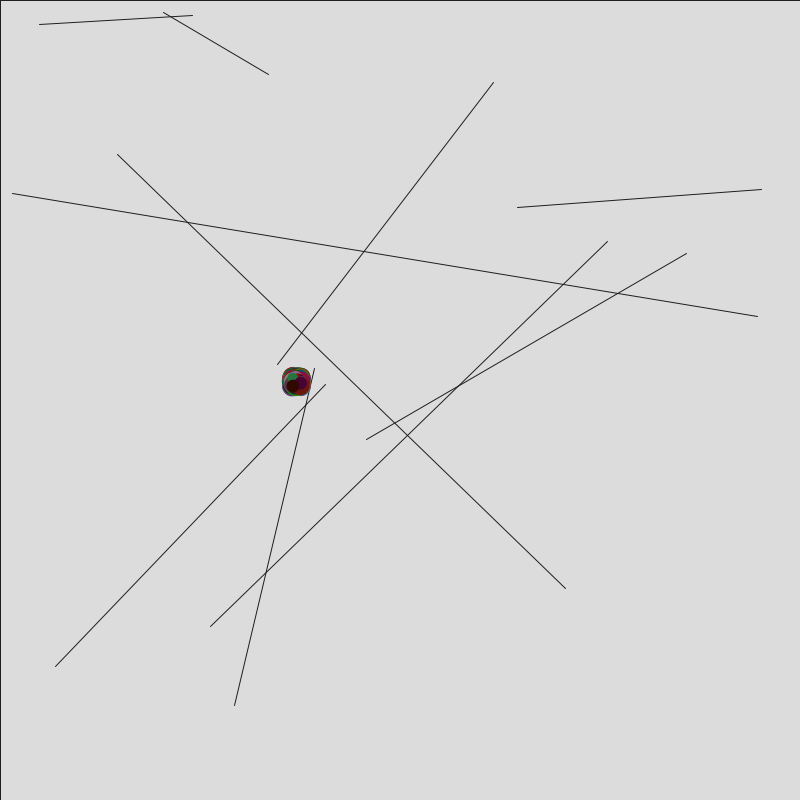
Frame 1 (no input)
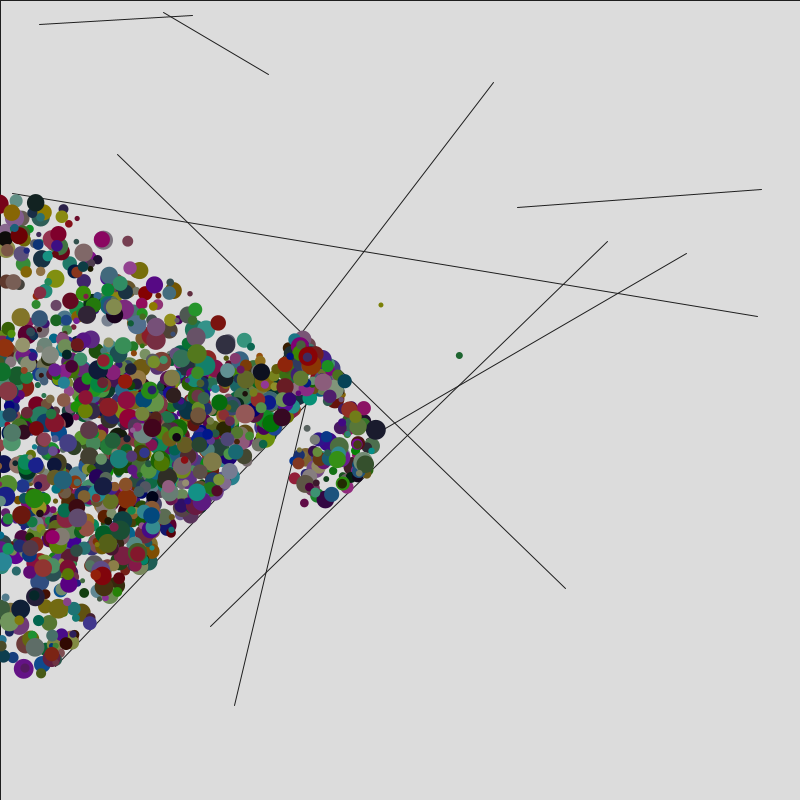
Frame 60 (the mouse pressed at the canvas centre just before this capture)
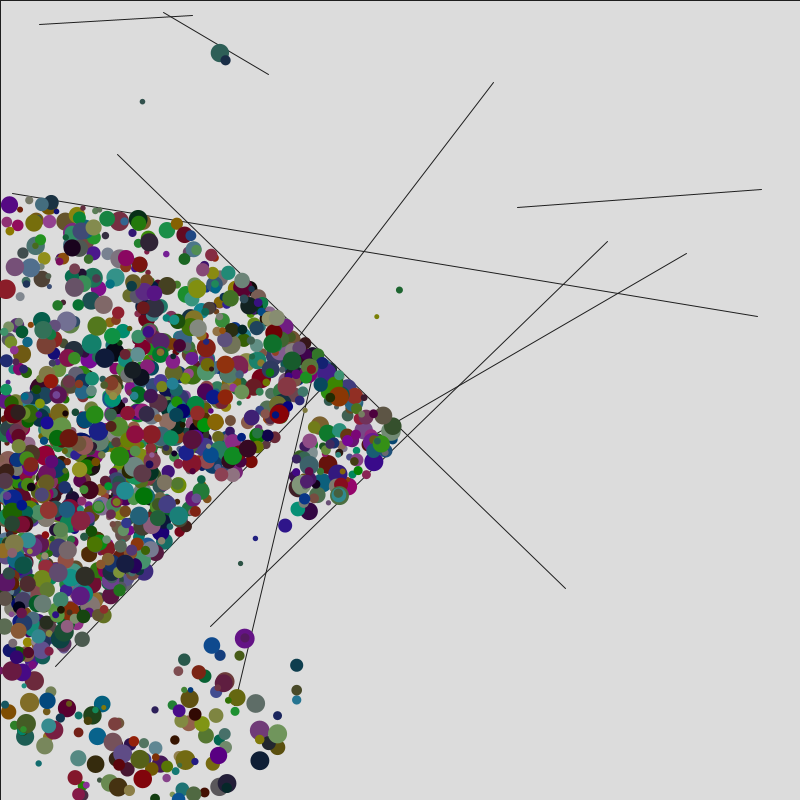
Frame 120 (the mouse held since frame 60 and released just before this capture)

The Processing sketch that drew these frames (run headless with seeded random() and noise(); from frame 60 on, the mouse is pressed at the canvas centre):

// Processing sketch: s050_ballsandwalls
// ── s050_ballsandwalls.pde
int numWalls = 10;
ArrayList<boundary> walls;

int numBalls = 1500;
ArrayList<ball> balls;
float maxBallVel = 5f;

boolean drawPoints = false;
boolean randomStarts = false;

void setup(){
  size(800, 800);
  walls = new ArrayList<boundary>();
  walls.add(new boundary(0,0,width,0));
  walls.add(new boundary(0,0,0,height));
  walls.add(new boundary(0,height,width,height));
  walls.add(new boundary(width,0,width,height));
  for(int i = 0; i < numWalls; i++){
    walls.add(new boundary(random(width), random(height), random(width), random(height)));
  }
  PVector startpos = new PVector(random(width), random(height));
  balls = new ArrayList<ball>();
  for(int i = 0; i < numBalls; i++){
    if(randomStarts) startpos = new PVector(random(width), random(height));
    balls.add(new ball(startpos, new PVector(random(-maxBallVel, maxBallVel), random(-maxBallVel, maxBallVel)), color(random(0,150), random(0,150), random(0,150)), random(5,20)));
  }
}

void draw(){
  background(220);
  for(boundary b: walls){
    b.show();
  }
  for(ball b: balls){
    b.tick();
    b.show();
  }
  println(frameRate);
}

class ball{
  PVector pos, vel;
  color colour;
  float size;
  boundary lastHit = null;
  
  ball(PVector _pos, PVector _vel, color _c, float _s){
    pos = new PVector(_pos.x, _pos.y); vel = new PVector(_vel.x, _vel.y); colour = _c; size = _s;
  }
  
  void tick(){
    // http://www.jeffreythompson.org/collision-detection/line-circle.php
    for(boundary b: walls){
      if(b == lastHit) continue;
      float dot = ( ((pos.x-b.a.x)*(b.b.x-b.a.x)) + ((pos.y-b.a.y)*(b.b.y-b.a.y)) ) / (b.len * b.len);
      float closestX = b.a.x + (dot * (b.b.x-b.a.x));
      float closestY = b.a.y + (dot * (b.b.y-b.a.y));
      if(!linePoint(new PVector(closestX, closestY), b)) continue;
      if(drawPoints){
        stroke(colour);
        noFill();
        rectMode(CENTER);
        rect(closestX, closestY, 10, 10);
      }
      float distX = closestX - pos.x;
      float distY = closestY - pos.y;
      float d2 = (distX * distX) + (distY * distY);
      if(d2 <= size){
        PVector ref = PVector.sub(vel, PVector.mult(b.normal, PVector.dot(vel, b.normal)*2));
        vel = ref;
        lastHit = b;
        break;
      }
    }
    
    pos.add(vel);
  }
  void show(){
    noStroke();
    fill(colour);
    ellipse(pos.x, pos.y, size, size);
  }
}

class boundary{
  PVector a, b, normal;
  float len;
  
  boundary(float x1, float y1, float x2, float y2){
    a = new PVector(x1, y1); b = new PVector(x2, y2);
    len = PVector.dist(a, b);
    normal = PVector.fromAngle(atan2(b.y - a.y, b.x - a.x)-PI/2);
  }
  
  void show(){
    stroke(30);
    strokeWeight(1);
    line(a.x, a.y, b.x, b.y);
  }
}

boolean linePoint(PVector p, boundary b) {

  float x1 = b.a.x;
  float x2 = b.b.x;
  float y1 = b.a.y;
  float y2 = b.b.y;
  float px = p.x;
  float py = p.y;
  // get distance from the point to the two ends of the line
  float d1 = dist(px,py, x1,y1);
  float d2 = dist(px,py, x2,y2);

  // get the length of the line
  float lineLen = dist(x1,y1, x2,y2);

  // since floats are so minutely accurate, add
  // a little buffer zone that will give collision
  float buffer = 0.1;    // higher # = less accurate

  // if the two distances are equal to the line's
  // length, the point is on the line!
  // note we use the buffer here to give a range,
  // rather than one #
  if (d1+d2 >= lineLen-buffer && d1+d2 <= lineLen+buffer) {
    return true;
  }
  return false;
}
